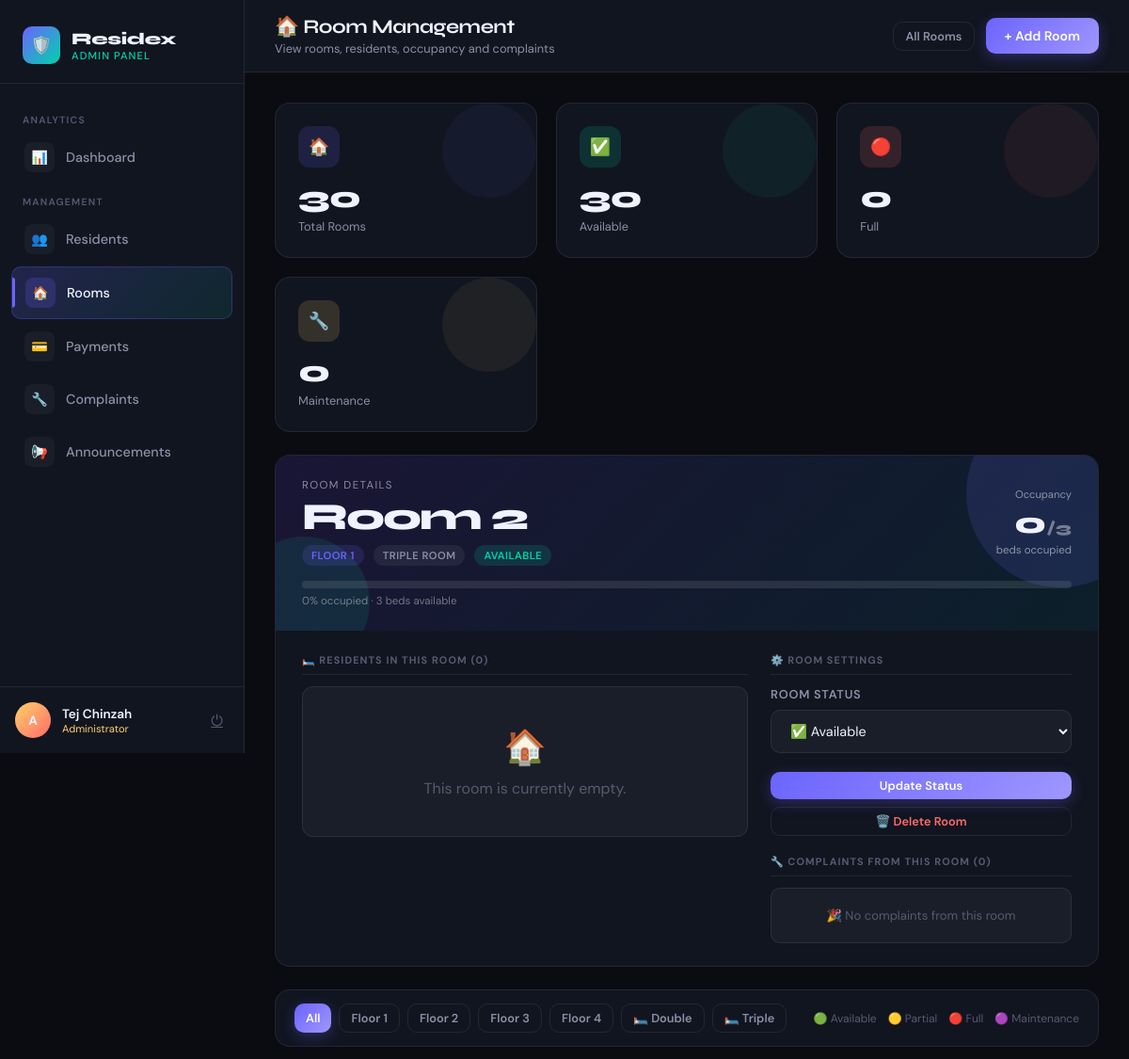
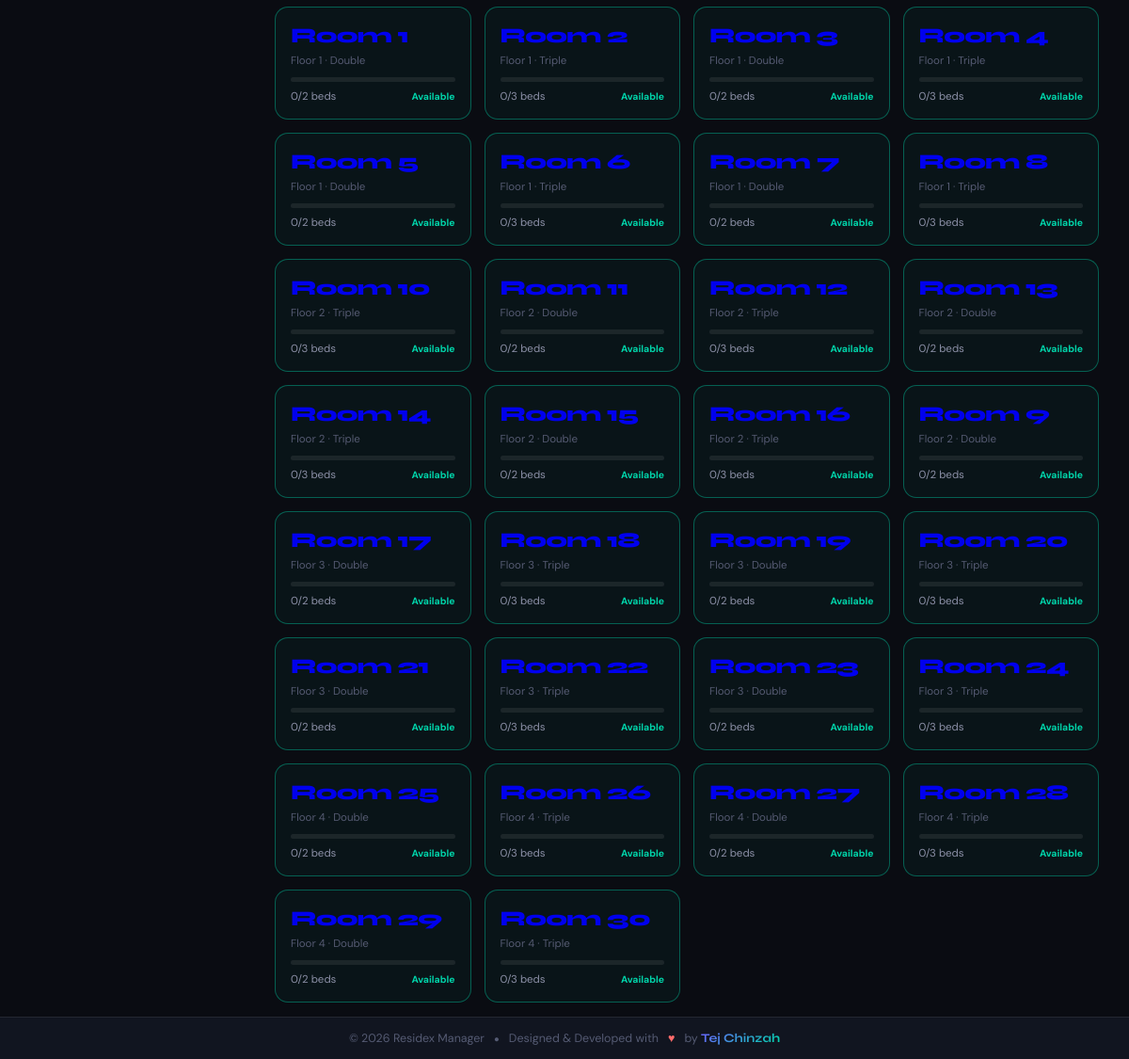
Page /admin/rooms.php?view_room=2 (signed in) on the committed database (2 pictures, top to bottom).
### tables this page shows
CREATE TABLE rooms (
    id INT AUTO_INCREMENT PRIMARY KEY,
    room_number VARCHAR(10) NOT NULL UNIQUE,
    room_type ENUM('double', 'triple') NOT NULL,
    floor INT NOT NULL,
    capacity INT NOT NULL,
    occupied INT DEFAULT 0,
    status ENUM('available', 'full', 'maintenance') DEFAULT 'available',
    created_at TIMESTAMP DEFAULT CURRENT_TIMESTAMP
);

### admin/rooms.php (the view, shortened to what the rows shown need)
<?php
$db      = getDB();
$view_room_id = intval($_GET['view_room'] ?? 0);
$view_room    = null;
$room_members = [];
$room_complaints = [];
if ($view_room_id) {
    $view_room = $db->query("SELECT * FROM rooms WHERE id=$view_room_id")->fetch_assoc();
}
$rwhere = "1=1";
$rooms = $db->query("SELECT r.*,
    (SELECT COUNT(*) FROM complaints c JOIN users u ON c.user_id=u.id
     WHERE u.room_id=r.id AND c.status='pending') as pending_complaints,
    (SELECT COUNT(*) FROM users u2 WHERE u2.room_id=r.id AND u2.status='active') as active_residents
    FROM rooms r WHERE $rwhere ORDER BY r.floor, r.room_number");
$complaint_items_icons = [
    'Fan'=>'🌀','Light'=>'💡','Switch'=>'🔌','Door'=>'🚪','Window'=>'🪟',
    'Tap/Faucet'=>'🚿','Toilet'=>'🚽','Bed/Cot'=>'🛏️','AC/Cooler'=>'❄️',
    'Internet/WiFi'=>'📶','Ceiling'=>'🏛️','Cupboard'=>'🗄️'
];
?>
<!DOCTYPE html>
<html lang="en">
<head>
  <link rel="stylesheet" href="../assets/css/style.css">
</head>
<body>
<div class="app-wrapper">
  <div class="main-content">
    <div class="topbar">
      <div class="topbar-title">
        <h2>🏠 Room Management</h2>
      </div>
    </div>
    <div class="page-body">
      <?php if ($view_room): ?>
      <div class="room-detail fade-up">
        <div class="room-detail-header">
          <div style="position:relative;z-index:1;">
            <div style="display:flex;align-items:center;justify-content:space-between;flex-wrap:wrap;gap:12px;">
              <div>
                <div style="font-size:0.72rem;text-transform:uppercase;letter-spacing:0.12em;color:rgba(255,255,255,0.5);margin-bottom:6px;">Room Details</div>
                <div style="font-family:'Syne',sans-serif;font-weight:900;font-size:2.5rem;letter-spacing:-0.04em;line-height:1;">
                  Room <?= $view_room['room_number'] ?>
                </div>
                <div style="display:flex;gap:10px;margin-top:10px;flex-wrap:wrap;align-items:center;">
                  <span class="badge badge-info">Floor <?= $view_room['floor'] ?></span>
                  <span class="badge badge-muted"><?= ucfirst($view_room['room_type']) ?> Room</span>
                  <?php
                  $vstatus = $view_room['status'];
                  $vs_map  = ['available'=>'badge-success','full'=>'badge-danger','maintenance'=>'badge-info'];
                  ?>
                  <span class="badge <?= $vs_map[$vstatus]??'badge-muted' ?>"><?= ucfirst($vstatus) ?></span>
                </div>
              </div>
              <div style="text-align:right;">
                <div style="font-size:0.7rem;color:rgba(255,255,255,0.5);margin-bottom:4px;">Occupancy</div>
                <div style="font-family:'Syne',sans-serif;font-weight:800;font-size:2rem;">
                  <?= $view_room['occupied'] ?><span style="font-size:1rem;color:rgba(255,255,255,0.4);">/<?= $view_room['capacity'] ?></span>
                </div>
                <div style="font-size:0.72rem;color:rgba(255,255,255,0.5);margin-top:2px;">beds occupied</div>
              </div>
            </div>
            <?php $op = $view_room['capacity']>0 ? round(($view_room['occupied']/$view_room['capacity'])*100) : 0; ?>
            <div style="margin-top:16px;">
              <div style="background:rgba(255,255,255,0.1);border-radius:99px;height:8px;overflow:hidden;">
              </div>
              <div style="font-size:0.72rem;color:rgba(255,255,255,0.4);margin-top:6px;"><?= $op ?>% occupied · <?= $view_room['capacity']-$view_room['occupied'] ?> bed<?= $view_room['capacity']-$view_room['occupied']!=1?'s':'' ?> available</div>
            </div>
          </div>
        </div>
        <div style="padding:24px 28px;">
          <div style="display:grid;grid-template-columns:1fr 320px;gap:24px;">
            <div>
              <div class="section-hdr">🛏️ Residents in this Room (<?= count($room_members) ?>)</div>
              <?php if (empty($room_members)): ?>
                <div style="text-align:center;padding:40px;color:var(--text-3);background:var(--bg-glass);border:1px solid var(--border);border-radius:12px;">
                  <div style="font-size:36px;margin-bottom:10px;">🏠</div>
                  This room is currently empty.
                </div>
              <?php else: foreach ($room_members as $m):
                $sc=['active'=>'badge-success','pending'=>'badge-warning','inactive'=>'badge-danger'];
              ?>
              <div class="resident-profile">
                <div class="rp-header">
                  <div class="rp-avatar"><?= strtoupper(substr($m['full_name'],0,1)) ?></div>
                  <div style="flex:1;">
                    <div style="font-weight:700;font-size:0.95rem;"><?= htmlspecialchars($m['full_name']) ?></div>
                    <div style="font-size:0.72rem;color:var(--text-2);margin-top:2px;"><?= $m['student_id'] ?></div>
                  </div>
                  <span class="bed-badge">Bed #<?= $m['bed_number'] ?? '—' ?></span>
                  <span class="badge <?= $sc[$m['status']] ?>"><?= ucfirst($m['status']) ?></span>
                  <a href="residents.php?edit=<?= $m['id'] ?>" class="btn btn-outline btn-sm">✏️ Edit</a>
                </div>
                <div class="rp-grid">
                  <div class="rp-field">
                    <div class="rp-label">Email</div>
                    <div class="rp-value" style="font-size:0.78rem;"><?= htmlspecialchars($m['email']) ?></div>
                  </div>
                  <div class="rp-field">
                    <div class="rp-label">Phone</div>
                    <div class="rp-value"><?= htmlspecialchars($m['phone']) ?></div>
                  </div>
                  <div class="rp-field">
                    <div class="rp-label">Gender</div>
                    <div class="rp-value"><?= ucfirst($m['gender']) ?></div>
                  </div>
                  <div class="rp-field">
                    <div class="rp-label">Emergency Contact</div>
                    <div class="rp-value"><?= $m['emergency_contact'] ? htmlspecialchars($m['emergency_contact']) : '—' ?></div>
                  </div>
                  <?php if ($m['address']): ?>
                  <div class="rp-field rp-address">
                    <div class="rp-label">Home Address</div>
                    <div class="rp-value" style="font-weight:400;color:var(--text-2);line-height:1.5;">
                      📍 <?= nl2br(htmlspecialchars($m['address'])) ?>
                    </div>
                  </div>
                  <?php endif; ?>
                </div>
              </div>
              <?php endforeach; endif; ?>
            </div>
            <div>
              <div style="margin-bottom:20px;">
                <div class="section-hdr">⚙️ Room Settings</div>
                <form method="POST">
                  <div class="form-group">
                    <label class="form-label">Room Status</label>
                    <select name="status" class="form-select">
                      <?php foreach (['available'=>'✅ Available','full'=>'🔴 Full','maintenance'=>'🔧 Maintenance'] as $s=>$l): ?>
                        <option value="<?= $s ?>" <?= $view_room['status']===$s?'selected':'' ?>><?= $l ?></option>
                      <?php endforeach; ?>
                    </select>
                  </div>
                  <button type="submit" class="btn btn-primary btn-sm" style="width:100%;justify-content:center;">Update Status</button>
                </form>
                <?php if ($view_room['occupied'] == 0): ?>
                <form method="POST" style="margin-top:8px;" onsubmit="return confirm('Delete this room permanently?')">
                  <button type="submit" class="btn btn-outline btn-sm" style="width:100%;justify-content:center;color:var(--accent3);">🗑️ Delete Room</button>
                </form>
                <?php endif; ?>
              </div>
              <div>
                <div class="section-hdr">🔧 Complaints from this Room (<?= count($room_complaints) ?>)</div>
                <?php if (empty($room_complaints)): ?>
                  <div style="text-align:center;padding:20px;color:var(--text-3);font-size:0.82rem;background:var(--bg-glass);border:1px solid var(--border);border-radius:10px;">
                    🎉 No complaints from this room
                  </div>
                <?php else: foreach ($room_complaints as $c):
                  $items = json_decode($c['complaint_items'], true);
                  if (!is_array($items)) $items = [];
                ?>
                <div style="background:var(--bg-glass);border:1px solid var(--border);border-radius:10px;padding:12px;margin-bottom:8px;">
                  <div style="display:flex;justify-content:space-between;align-items:center;margin-bottom:6px;">
                    <span style="font-size:0.8rem;font-weight:600;"><?= htmlspecialchars($c['full_name']) ?></span>
                    <?= cStatusBadge($c['status']) ?>
                  </div>
                  <div style="display:flex;flex-wrap:wrap;gap:4px;margin-bottom:5px;">
                    <?php foreach ($items as $it): ?>
                      <span style="background:rgba(255,255,255,0.06);border:1px solid var(--border);border-radius:99px;padding:2px 8px;font-size:0.68rem;">
                        <?= $complaint_items_icons[$it]??'🔧' ?> <?= htmlspecialchars($it) ?>
                      </span>
                    <?php endforeach; ?>
                  </div>
                  <div style="font-size:0.68rem;color:var(--text-3);"><?= date('d M Y', strtotime($c['created_at'])) ?></div>
                </div>
                <?php endforeach; endif; ?>
              </div>
            </div>
          </div>
        </div>
      </div>
      <?php endif; ?>
      <div class="rooms-grid fade-up">
        <?php if ($rooms): while ($r = $rooms->fetch_assoc()):
          if ($r['status']==='maintenance') $cls='maintenance';
          elseif ($r['occupied']>=$r['capacity']) $cls='full';
          elseif ($r['occupied']>0) $cls='partial';
          else $cls='empty';
        ?>
        <a href="rooms.php?view_room=<?= $r['id'] ?>" style="text-decoration:none;">
          <div class="room-card <?= $cls ?>">
            <div class="room-num">Room <?= $r['room_number'] ?></div>
            <div class="room-meta">
              Floor <?= $r['floor'] ?> · <?= ucfirst($r['room_type']) ?>
            </div>
            <div class="room-occ-bar">
            </div>
            <div class="room-footer">
              <span style="color:var(--text-2);">
                <?= $r['occupied'] ?>/<?= $r['capacity'] ?> beds
              </span>
              <div style="display:flex;gap:5px;align-items:center;">
                <?php
                $st_colors=['available'=>'var(--accent2)','full'=>'var(--accent3)','maintenance'=>'var(--accent)'];
                ?>
                <span style="color:<?= $st_colors[$r['status']]??'var(--text-3)' ?>;font-size:0.65rem;font-weight:700;">
                  <?= ucfirst($r['status']) ?>
                </span>
              </div>
            </div>
          </div>
        </a>
        <?php endwhile; else: ?>
          <div style="grid-column:1/-1;text-align:center;padding:60px;color:var(--text-3);">
            No rooms found. Add one using the button above.
          </div>
        <?php endif; ?>
      </div>
    </div>
  </div>
</div>
</body>
</html>

### rows in the picture
rooms: room_number "2", floor "1", room_type "TRIPLE", status "AVAILABLE", occupied "0", capacity "3", $view_room['capacity']-$view_room['occupied'] "3", status "✅ Available", room_type "Triple", status "Available"
rooms: floor "1", room_type "Double", occupied "0", capacity "2", status "Available"
rooms: floor "1", room_type "Double", occupied "0", capacity "2", status "Available"
rooms: floor "1", room_type "Triple", occupied "0", capacity "3", status "Available"
rooms: floor "1", room_type "Double", occupied "0", capacity "2", status "Available"
rooms: floor "1", room_type "Triple", occupied "0", capacity "3", status "Available"
rooms: floor "1", room_type "Double", occupied "0", capacity "2", status "Available"
rooms: floor "1", room_type "Triple", occupied "0", capacity "3", status "Available"
rooms: floor "2", room_type "Triple", occupied "0", capacity "3", status "Available"
rooms: floor "2", room_type "Double", occupied "0", capacity "2", status "Available"
rooms: floor "2", room_type "Triple", occupied "0", capacity "3", status "Available"
rooms: floor "2", room_type "Double", occupied "0", capacity "2", status "Available"
rooms: floor "2", room_type "Triple", occupied "0", capacity "3", status "Available"
rooms: floor "2", room_type "Double", occupied "0", capacity "2", status "Available"
rooms: floor "2", room_type "Triple", occupied "0", capacity "3", status "Available"
rooms: floor "2", room_type "Double", occupied "0", capacity "2", status "Available"
rooms: floor "3", room_type "Double", occupied "0", capacity "2", status "Available"
rooms: floor "3", room_type "Triple", occupied "0", capacity "3", status "Available"
rooms: floor "3", room_type "Double", occupied "0", capacity "2", status "Available"
rooms: floor "3", room_type "Triple", occupied "0", capacity "3", status "Available"
rooms: floor "3", room_type "Double", occupied "0", capacity "2", status "Available"
rooms: floor "3", room_type "Triple", occupied "0", capacity "3", status "Available"
rooms: floor "3", room_type "Double", occupied "0", capacity "2", status "Available"
rooms: floor "3", room_type "Triple", occupied "0", capacity "3", status "Available"
rooms: floor "4", room_type "Double", occupied "0", capacity "2", status "Available"
rooms: floor "4", room_type "Triple", occupied "0", capacity "3", status "Available"
rooms: floor "4", room_type "Double", occupied "0", capacity "2", status "Available"
rooms: floor "4", room_type "Triple", occupied "0", capacity "3", status "Available"
rooms: floor "4", room_type "Double", occupied "0", capacity "2", status "Available"
rooms: floor "4", room_type "Triple", occupied "0", capacity "3", status "Available"

### other values in the picture
$_SESSION['admin_name'] "Tej Chinzah"
$total_rooms "30"
$avail_rooms "30"
$full_rooms "0"
$maint_rooms "0"
count($room_members) "0"
count($room_complaints) "0"
$fl['floor'] "1"
$fl['floor'] "2"
$fl['floor'] "3"
$fl['floor'] "4"
